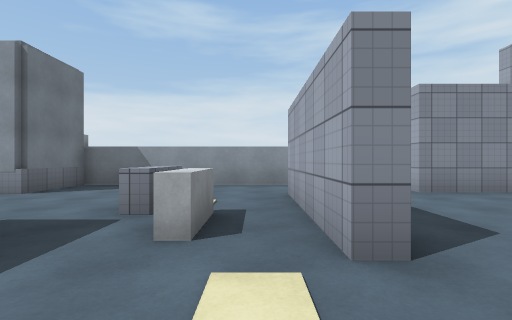
[1] (above)

16 first-person views from a walk through a 3-D level made in the Unity game engine. The camera is 1.3 m above the floor, looks level and sees 85° across. The floor is counted in squares, 2 m on a side. Each view is taken from the middle of a square. On the plan, view 1 faces up. The plan holds only what a view shows up to about 9 squares ahead; the rest is blank. The place goes on beyond the plan. The player is left out. Surface patterns are stand-ins for the level's own textures.

[2]
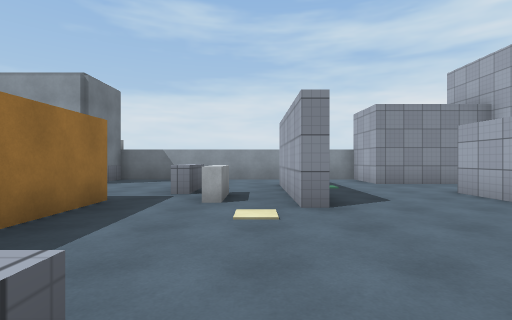

[3]
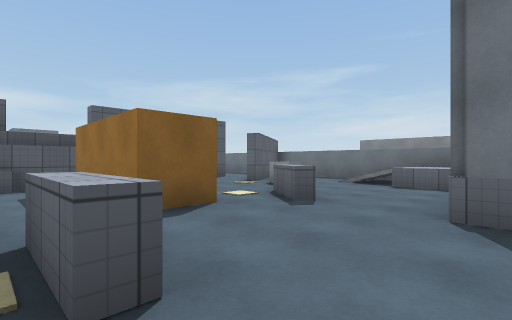

[4]
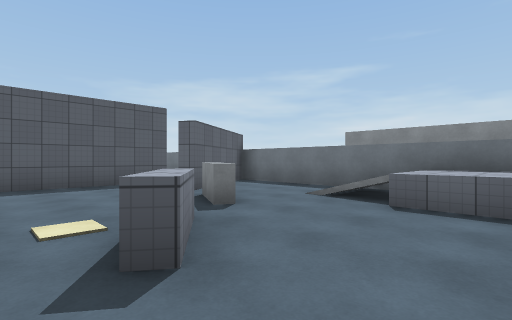

[5]
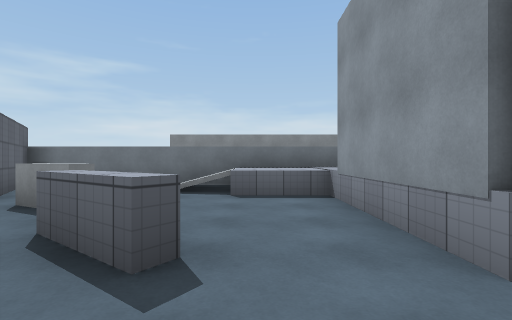

[6]
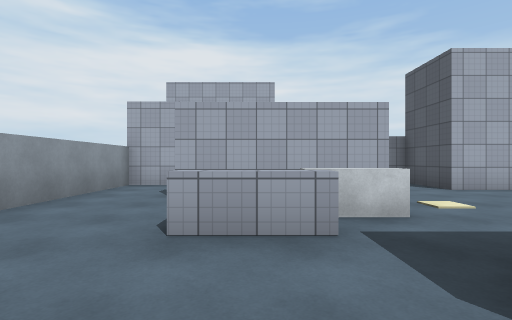

[7]
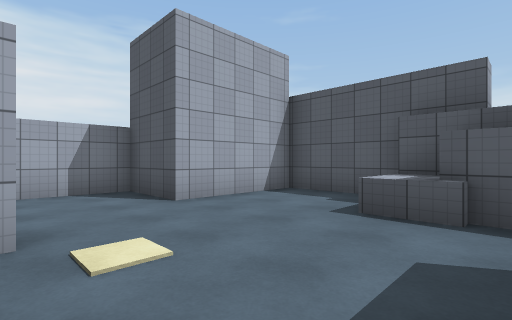

[8]
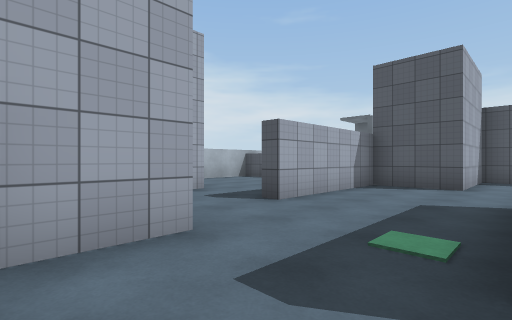

[9]
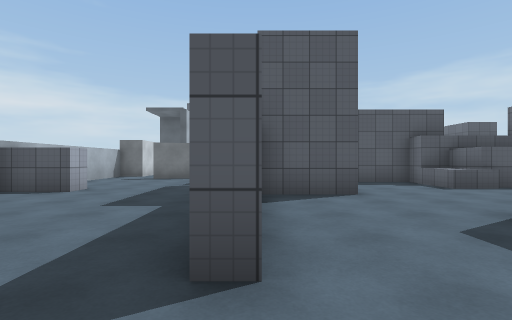

[10]
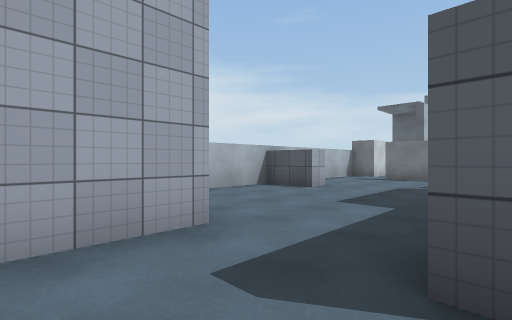

[11]
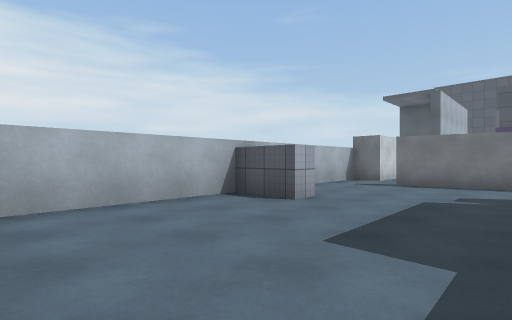

[12]
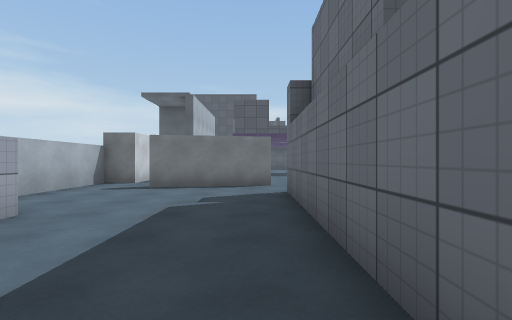

[13]
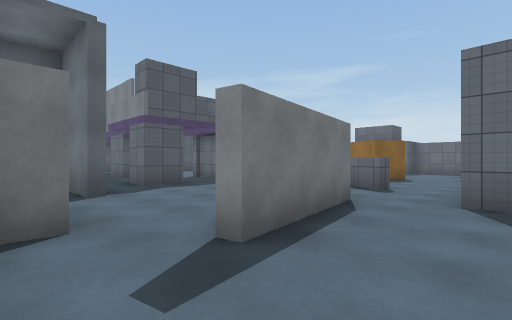

[14]
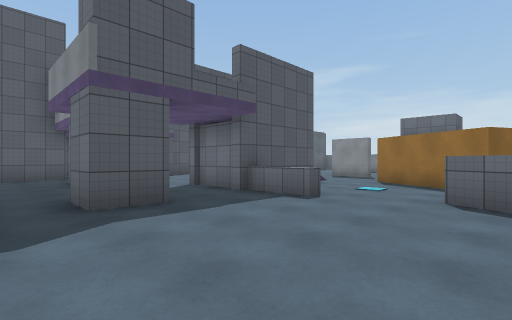

[15]
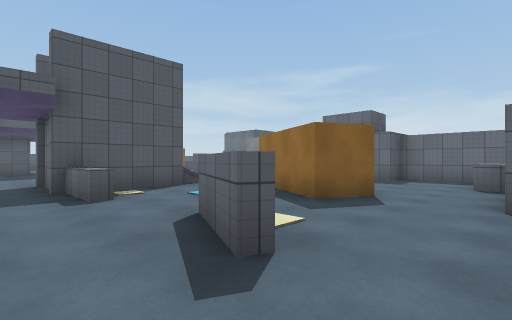

[16]
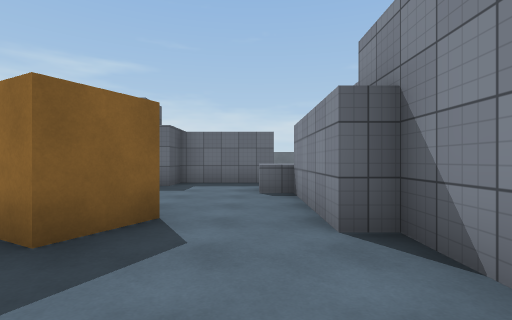

### Floor plan
Key: @ floor where view 1 was taken; # wall or solid block; . main floor; : floor 1 m higher than the main floor; / step, stairs or slope; = window, fence, low wall or low ledge; ^ raised ledge.
Columns run from 11 left of view 1 to 10 right of it. Each row starts with its distance up from view 1.
  8        #########
  7       #........#
  6 #:: ###........####
  5 #::/........#.....#
  4 #::/......^.#.....#
  3 #//...^...^.#..#.....#
  2 #//.....#...#..#.....#
  1 #...^...#......#.....#
  0 #.......#..@...#.....#
 -1 #.##.........###...###
 -2 ###  ...##^..###.....
 -3     ############.....#
 -4        ^###..........#
 -5      #.^........###..#
 -6      #.......^......##
 -7      #... #.........#
 -8      ##  ##.........
 -9          #.........#
-10          ...##^.##.#
-11           //  =. #.
-12               #. ..
-13               .. ..
-14                 #..
-15                 ...
-16                 ..
-17                 ###

Positions as (right, up) in squares from view 1, and headings:
1: (0, 0), facing up
2: (0, -2), facing up
3: (-1, 6), facing down-left
4: (-4, 5), facing down-left
5: (-3, 4), facing left
6: (-4, 4), facing right
7: (-2, 2), facing down-right
8: (1, 7), facing down-right
9: (4, 5), facing down
10: (4, 5), facing down-right
11: (5, 3), facing down-right
12: (5, 2), facing down
13: (9, -3), facing down-left
14: (7, -6), facing down-left
15: (4, -4), facing down-left
16: (2, -5), facing left
